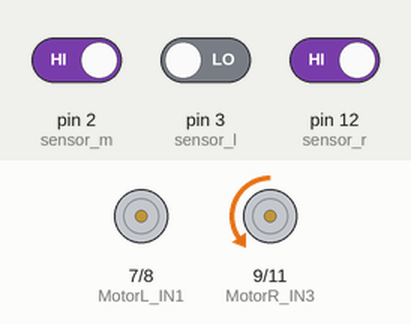
Simulated run of this sketch. Board: Arduino Uno, built with avr-gcc and run on an emulated ATmega328P. Parts: motor-driver pin pairs drawn as motors (green arrow = first pin HIGH = forward, orange = second pin HIGH = backward, longer = more drive). The test bench sets the inputs (shaded band); at power-on: pin 2 (sensor_m) HIGH, pin 12 (sensor_r) HIGH, pin 3 (sensor_l) LOW.

Above: at 1.2 s.
1.3 s: pin 2 (sensor_m) driven LOW
At 2.5 s:
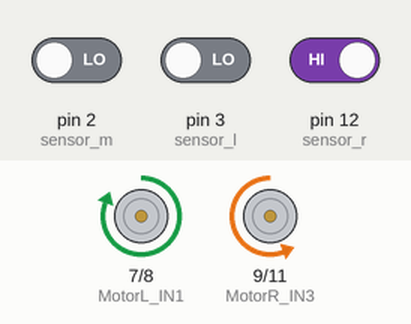
2.8 s: pin 2 (sensor_m) driven HIGH
At 3.7 s:
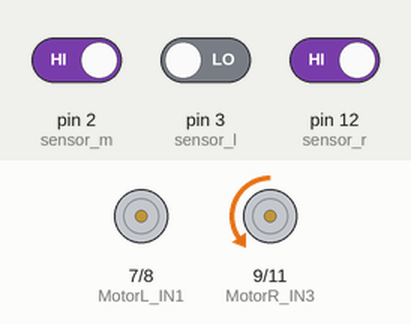
4.3 s: pin 12 (sensor_r) driven LOW
At 4.9 s:
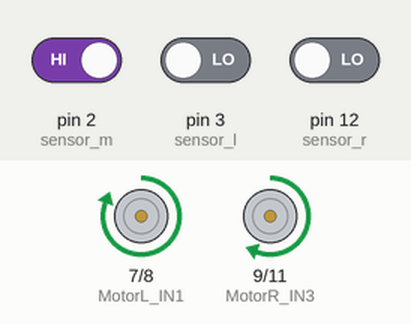
5.8 s: pin 3 (sensor_l) driven HIGH
At 7.0 s:
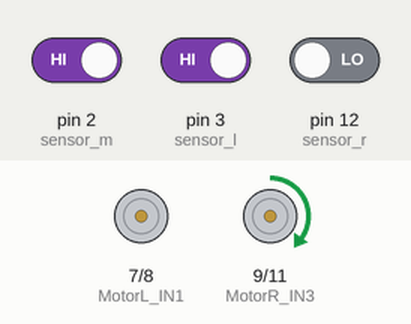
7.3 s: pin 3 (sensor_l) driven LOW
At 8.3 s:
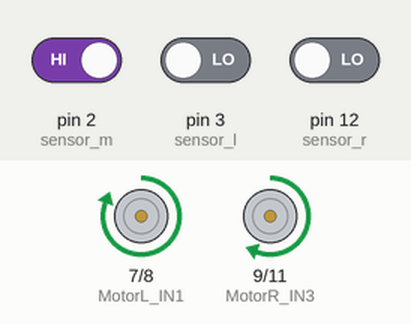
Timing chart, 0 to 9.8 s (numbered marks = the images above; inputs shaded):
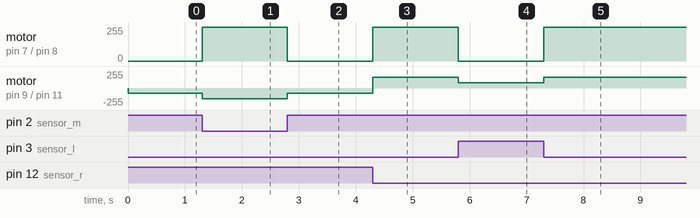

The sketch:

Tracking_car.ino
```cpp
//---------------------------------------------------------------
// DEFINE LINE TRACKING SENSORS
#define sensor_l 3
#define sensor_m 2
#define sensor_r 12
//---------------------------------------------------------------
// MOTOR
#define MotorL_IN1 7
#define MotorL_IN2 8
#define MotorR_IN3 9
#define MotorR_IN4 11
//---------------------------------------------------------------
// HC-SR04
#define trig_pin A5
#define echo_pin A4
//---------------------------------------------------------------
// SPEED MOTOR
#define SPEED 160
#include <C:\Users\Thinh\Desktop\Tracking_car\Motor.h>
#include "Arduino.h"
Motor Motr;
void setup() {
  Motr.Write_Pin(MotorL_IN1, MotorL_IN2, MotorR_IN3, MotorR_IN4);
  pinMode(sensor_l,INPUT);
  pinMode(sensor_m,INPUT);
  pinMode(sensor_r,INPUT);
  pinMode(MotorL_IN1, OUTPUT);
  pinMode(MotorL_IN2, OUTPUT);
  pinMode(MotorR_IN3, OUTPUT);
  pinMode(MotorR_IN4, OUTPUT);
  pinMode(trig_pin, OUTPUT);
  pinMode(echo_pin, INPUT);
  Serial.begin(9600);
}
void loop() {
  // Avoider();
  Line_Tracking();
}
void Line_Tracking()
{
  int IR_L = digitalRead(sensor_l);
  int IR_M = digitalRead(sensor_m);
  int IR_R = digitalRead(sensor_r);
  if (IR_L == 1 && IR_M == 0 && IR_R == 0) {Motr.Left(SPEED, 40);}
  if (IR_L == 0 && IR_M == 0 && IR_R == 1) {Motr.Right(SPEED, 0);}
  if (IR_L == 0 && IR_M == 1 && IR_R == 0) {Motr.Forward(SPEED, 0);}
  if (IR_L == 0 && IR_M == 1 && IR_R == 1) {Motr.Right(SPEED, 80);}
  if (IR_L == 1 && IR_M == 1 && IR_R == 0) {Motr.Left(SPEED, 80);}
}
void Avoider()
{
  int distance = Get_distance();
  delay(20);
  Serial.println(String(distance));
  if ( distance > 0 && distance <= 15) {
    Motr.Stop();
    delay(100);
    movetoAvoidObject(170,20);
  }
}
int Get_distance()
{
  int distance;
  unsigned long duration;
  digitalWrite(trig_pin,LOW);
  delayMicroseconds(2);
  digitalWrite(trig_pin,HIGH);
  delayMicroseconds(5);
  digitalWrite(trig_pin,LOW);

  duration = pulseIn(echo_pin,HIGH);
  distance = int(duration/2/29.421);
  return distance;
}

void movetoAvoidObject(unsigned long SPEED_ORIGIN, unsigned long SPEED_DEC)
{
  //---------------------------------------------------
  Motr.Backward(150, 0);
  delay(100);
  Motr.Stop();
  delay(500);
  Motr.Right_1side(130, 20);
  delay(50);
  Motr.Stop();
  delay(500);
  Motr.Forward(140, 0);
  delay(800);
  Motr.Stop();
  delay(500);
  Motr.Left(150,0);
  delay(200);
  Motr.Stop();
  delay(500);
  Motr.Forward(140, 0);
  delay(300);
  Motr.Stop();
  delay(500);
  Motr.Left(150,0);
  delay(400);
  Motr.Stop();
  delay(500);
  while (digitalRead(sensor_l) == 0 && digitalRead(sensor_m) == 0 && digitalRead(sensor_r) == 0 )
  {
    Motr.Forward(170, 20);
  }
  Motr.Stop();
}
```

Motor.h
```cpp
#ifndef LineTracking_h
#define LineTracking_h
#include "Arduino.h"

class Motor
{
  public:
    uint8_t IN1, IN2, IN3, IN4;
  void Write_Pin(uint8_t IN_1, uint8_t IN_2, uint8_t IN_3, uint8_t IN_4)
  {
    IN1 = IN_1;
    IN2 = IN_2;
    IN3 = IN_3;
    IN4 = IN_4;
  }
  void Stop()
  {
    analogWrite(IN1, 0);
    analogWrite(IN2, 0);
    analogWrite(MotorR_IN3, 0);
    analogWrite(IN3, 0);
  }
  void Forward(int SPEED_ORIGIN, int SPEED_DEC)
  {
    analogWrite(IN1, SPEED_ORIGIN-SPEED_DEC);
    analogWrite(IN2, 0);
    analogWrite(IN3, SPEED_ORIGIN-SPEED_DEC);
    analogWrite(IN4, 0);
  }
  void Backward(int SPEED_ORIGIN, int SPEED_DEC)
  {
    analogWrite(IN1, 0);
    analogWrite(IN2, SPEED_ORIGIN-SPEED_DEC);
    analogWrite(IN3, 0);
    analogWrite(IN4, SPEED_ORIGIN-SPEED_DEC);
  }
  void Right(int SPEED_ORIGIN, int SPEED_DEC)
  {
    analogWrite(IN1, SPEED_ORIGIN-SPEED_DEC);
    analogWrite(IN2, 0);
    analogWrite(IN3, 0);
    analogWrite(IN4, SPEED_ORIGIN-SPEED_DEC);
  }
  void Left(int SPEED_ORIGIN, int SPEED_DEC)
  {
    analogWrite(IN1, 0);
    analogWrite(IN2, SPEED_ORIGIN-SPEED_DEC);
    analogWrite(IN3, SPEED_ORIGIN-SPEED_DEC);
    analogWrite(IN4, 0);
  }
  void Right_1side(int SPEED_ORIGIN, int SPEED_DEC){
    analogWrite(IN1, SPEED_ORIGIN-SPEED_DEC);
    analogWrite(IN2, 0);
    analogWrite(IN3, 0);
    analogWrite(IN4, 0);
  }
  void Left_1side(int SPEED_ORIGIN, int SPEED_DEC){
    analogWrite(IN1, 0);
    analogWrite(IN2, 0);
    analogWrite(IN3, SPEED_ORIGIN-SPEED_DEC);
    analogWrite(IN4, 0);
  }
};
#endif
```

Measured:
- after the input at 1.3 s, motor on pin 7 (MotorL_IN1) / pin 8 (MotorL_IN2): stopped → forward 255/255 at once; motor on pin 9 (MotorR_IN3) / pin 11 (MotorR_IN4): backward 80/255 → backward 160/255 at once
- after the input at 2.8 s, motor on pin 7 (MotorL_IN1) / pin 8 (MotorL_IN2): forward 255/255 → stopped at once; motor on pin 9 (MotorR_IN3) / pin 11 (MotorR_IN4): backward 160/255 → backward 80/255 at once
- after the input at 4.3 s, motor on pin 7 (MotorL_IN1) / pin 8 (MotorL_IN2): stopped → forward 255/255 at once; motor on pin 9 (MotorR_IN3) / pin 11 (MotorR_IN4): backward 80/255 → forward 160/255 at once
- after the input at 5.8 s, motor on pin 7 (MotorL_IN1) / pin 8 (MotorL_IN2): forward 255/255 → stopped at once; motor on pin 9 (MotorR_IN3) / pin 11 (MotorR_IN4): forward 160/255 → forward 80/255 at once
- after the input at 7.3 s, motor on pin 7 (MotorL_IN1) / pin 8 (MotorL_IN2): stopped → forward 255/255 at once; motor on pin 9 (MotorR_IN3) / pin 11 (MotorR_IN4): forward 80/255 → forward 160/255 at once
